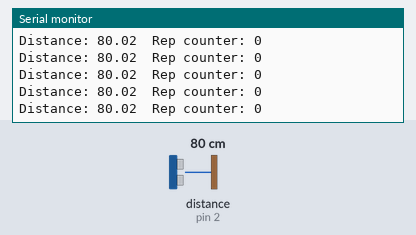
Recording of a sketch running on a simulated Arduino Uno, built with avr-gcc and run on an emulated ATmega328P. Parts: the last lines printed to the serial monitor. Wiring (inferred from the names in the program): ultrasonic range finder: trigger pin 3; echo pin 2. Inputs (shaded band) come from the test bench; at power-on: distance to the obstacle (sensor on pin 2) 80 cm. The echo pulse lasts 58.3 µs per cm.

Above: at 1.2 s.
1.3 s: distance to the obstacle (sensor on pin 2) set to 2 cm
At 2.1 s:
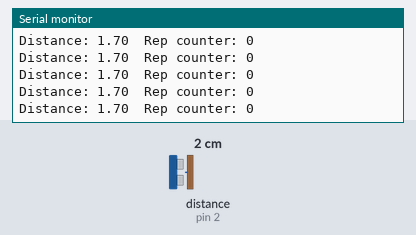
4.3 s: distance to the obstacle (sensor on pin 2) set to 18 cm
At 5.2 s:
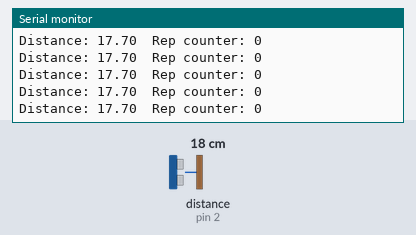
7.3 s: distance to the obstacle (sensor on pin 2) set to 120 cm
At 8.2 s:
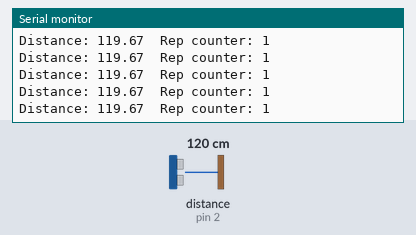
10.3 s: distance to the obstacle (sensor on pin 2) set to 4 cm
At 11.3 s:
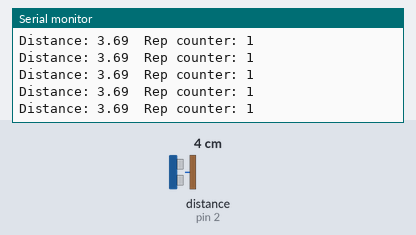
16.3 s: distance to the obstacle (sensor on pin 2) set to 35 cm
At 17.4 s:
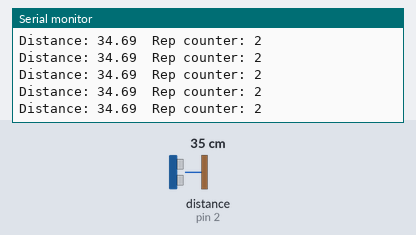
19.3 s: distance to the obstacle (sensor on pin 2) set to 250 cm
At 20.0 s:
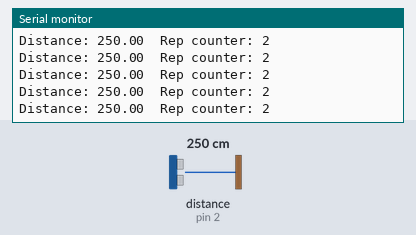
Timing chart, 0 to 22.3 s (numbered marks = the images above; inputs shaded):
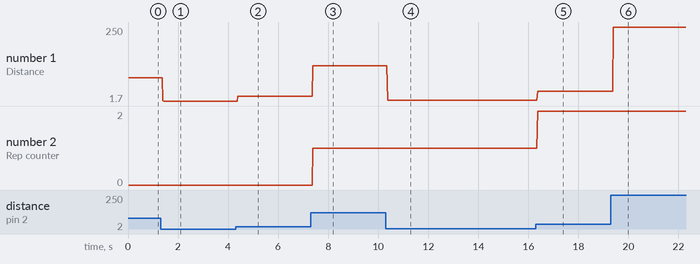

Measured:
- after the input at 1.3 s, the serial monitor: prints a new line after 0.09 s (image 1)
- after the input at 4.3 s, the serial monitor: prints a new line after 0.09 s (image 2)
- after the input at 7.3 s, the serial monitor: prints a new line after 0.09 s (image 3)
- after the input at 10.3 s, the serial monitor: prints a new line after 0.07 s (image 4)
- after the input at 16.3 s, the serial monitor: prints a new line after 0.07 s (image 5)
- after the input at 19.3 s, the serial monitor: prints a new line after 0.10 s (image 6)
- plotted number 1: 80.02 → 1.7 after the input at 1.3 s, 1.7 → 17.7 after the input at 4.3 s, 17.7 → 119.67 after the input at 7.3 s, 119.67 → 3.69 after the input at 10.3 s, 3.69 → 34.69 after the input at 16.3 s
- plotted number 2: 0 → 1 after the input at 7.3 s, 1 → 2 after the input at 16.3 s

The sketch:

Arduino_Uno_+_US.ino
```cpp
// Test code for UC sensor with Arduino Uno R3

#define echoPin 2
#define triggerPin 3

float distance;
int rep_counter = 0;
bool zero_pos = false, rep_pos = false;

void setup() {
  // put your setup code here, to run once:
  pinMode(echoPin, INPUT);
  pinMode(triggerPin, OUTPUT);
  Serial.begin(9600);
  Serial.println("Arduino Uno with Ultrasonic");
}

void loop() {
  // put your main code here, to run repeatedly:
  digitalWrite(triggerPin, LOW);
  delayMicroseconds(2);
  digitalWrite(triggerPin, HIGH);
  delayMicroseconds(10);
  digitalWrite(triggerPin, LOW);
  distance = (pulseIn(echoPin, HIGH) * .0343) / 2;
  Serial.print("Distance: ");
  Serial.print(distance);
  delayMicroseconds(2);
  rep_count(distance);
  Serial.print("\tRep counter: ");
  Serial.println(rep_counter);
}

//below 6cm and above 30cm counts for 1 rep
// basic logic only, not adapting to real world
bool rep_count(float position) {
  if (position < 7.0) {
    zero_pos = true;
  }
  if (position > 30.0 && zero_pos == true) {
    rep_counter++;
    zero_pos = false;
  }
}
```
